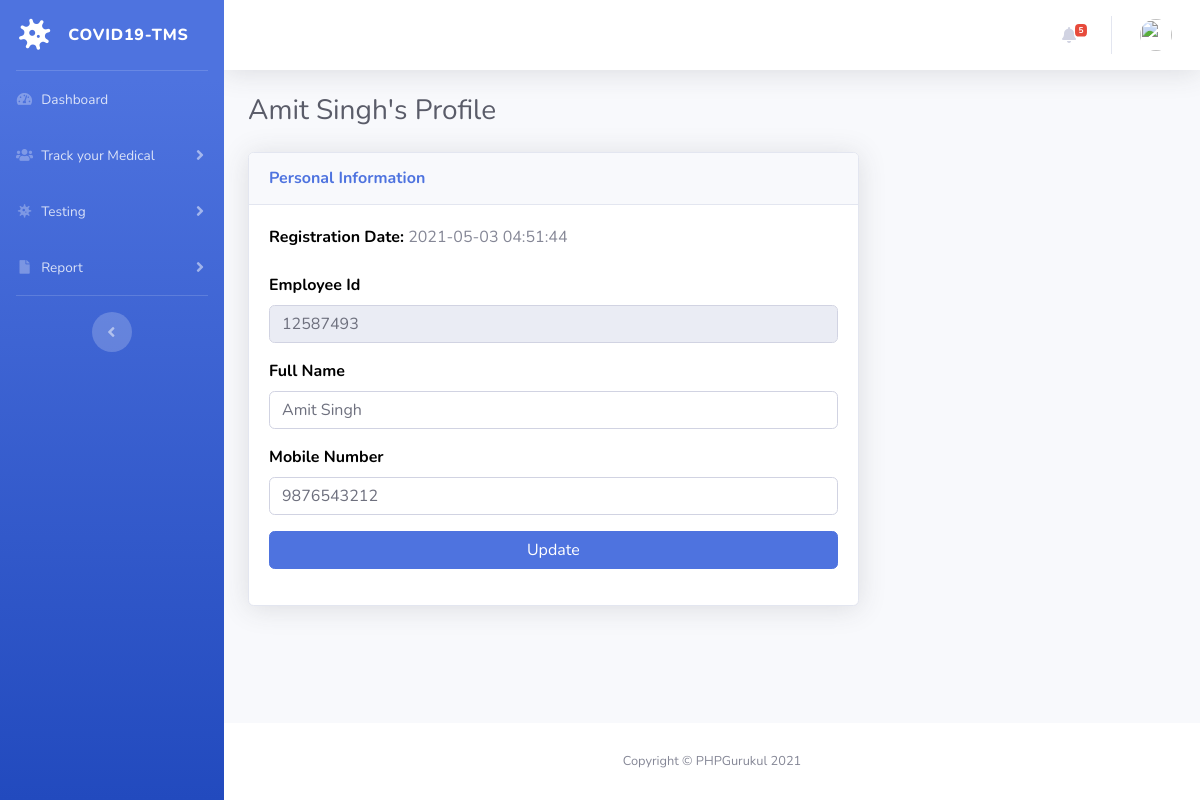
Screenshot of /USER/edit-phlebotomist.php?pid=3 (signed in) with the database file from the repository.
### tables this page shows
CREATE TABLE `tblphlebotomist` (
  `id` int(11) NOT NULL,
  `EmpID` varchar(100) DEFAULT NULL,
  `FullName` varchar(120) DEFAULT NULL,
  `MobileNumber` bigint(12) DEFAULT NULL,
  `RegDate` timestamp NULL DEFAULT current_timestamp()
);

### USER/edit-phlebotomist.php (the view, shortened to what this page needs)
<?php session_start();
include_once('includes/config.php');
if (strlen($_SESSION['aid']==0)) {
  header('location:logout.php');
  } else{
?>
<!DOCTYPE html>
<html lang="en">
<head>
    <link href="vendor/fontawesome-free/css/all.min.css" rel="stylesheet" type="text/css">
    <link href="css/sb-admin-2.min.css" rel="stylesheet">
</head>
<body id="page-top">
    <div id="wrapper">
<?php include_once('includes/sidebar.php');?>
        <div id="content-wrapper" class="d-flex flex-column">
            <div id="content">
          <?php include_once('includes/topbar.php');?>
                <div class="container-fluid">
<?php
$pid=intval($_GET['pid']);
$query=mysqli_query($con,"select * from tblphlebotomist where id='$pid'");
while($row=mysqli_fetch_array($query)){
?>
<h1 class="h3 mb-4 text-gray-800"><?php echo $row['FullName'];?>'s Profile</h1>
<form name="editphlebotomist" method="post">
  <div class="row">
                        <div class="col-lg-8">
                            <div class="card shadow mb-4">
                                <div class="card-header py-3">
                                    <h6 class="m-0 font-weight-bold text-primary">Personal Information</h6>
                                </div>
                                <div class="card-body">
 <div class="form-group">
                            <label>Registration Date: </label>
                                     <?php echo $row['RegDate'];?>
                                        </div>
                  <div class="form-group">
                            <label>Employee Id</label>
                             <input type="text" class="form-control" id="empid" name="empid"  value="<?php echo $row['EmpID'];?>"  readonly="true" >
                                        </div>
                        <div class="form-group">
                            <label>Full Name</label>
                                            <input type="text" class="form-control" id="fullname" name="fullname"  placeholder="Enter your full name..." pattern="[A-Za-z ]+" title="letters only" value="<?php echo $row['FullName'];?>" required="true">
                                        </div>
                                        <div class="form-group">
                                             <label>Mobile Number</label>
                                  <input type="text" class="form-control" id="mobilenumber" name="mobilenumber" placeholder="Please enter your mobile number" pattern="[0-9]{10}" title="10 numeric characters only" value="<?php echo $row['MobileNumber'];?>" required="true" >
                                        </div>
        <div class="form-group">
                                 <input type="submit" class="btn btn-primary btn-user btn-block" name="update" id="update" value="Update">
                             </div>
                                </div>
                            </div>
                        </div>
                    </div>
</form>
<?php } ?>
                </div>
            </div>
           <?php include_once('includes/footer.php');?>
        </div>
    </div>
</body>
</html>
<?php } ?>

### USER/edit-phlebotomist.php (style rules this page uses)
label { font-size:16px; font-weight:bold; color:#000; }

### rows the page displays
tblphlebotomist: FullName "Amit Singh", RegDate "2021-05-03 04:51:44", empid "12587493", fullname "Amit Singh", mobilenumber "9876543212"

### other values shown
$count "5"
